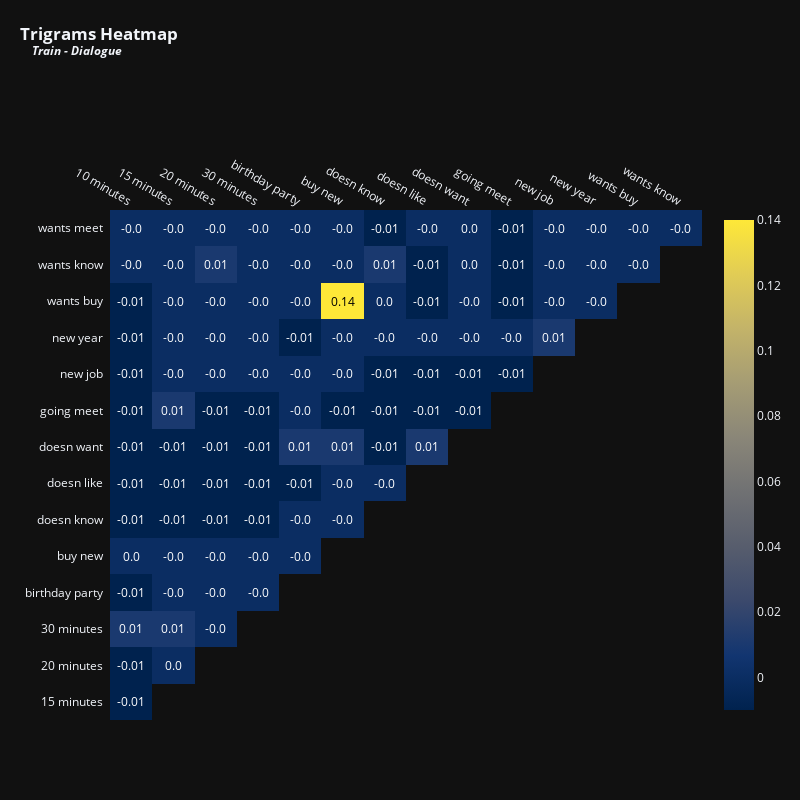

Here is the notebook cell this chart was saved with:
### Markdown cell above
The last row gives us an idea of why we see so many terms related to minutes in summaries, but not in dialogues. In dialogues, poeple may write `15min` together or even other forms of it, such as `15m`, whereas the summaries give us a patternized desciption, making it natural to be more prominent than other forms to describe time.

## Statistic with the trigrams

### Code cell
vectorizer=TfidfVectorizer(max_features=15, stop_words='english', ngram_range=(3,3))
x=vectorizer.fit_transform(train['dialogue'].fillna(''))
df_tfidfvet=pd.DataFrame(x.toarray(), columns=vectorizer.get_feature_names_out())
plot_correlation(df_tfidvect, 'Trigrams', 'Train - Dialogue', 800, 800, 12)

### Figure 1 — Plotly figure (JSON) as saved in the notebook; plotly's stock layout.template omitted (floating-point values rounded to 4 significant figures)
{"data": [{"colorscale": [[0.0, "#00224e"], [0.1111, "#123570"], [0.2222, "#3b496c"], [0.3333, "#575d6d"], [0.4444, "#707173"], [0.5556, "#8a8678"], [0.6667, "#a59c74"], [0.7778, "#c3b369"], [0.8889, "#e1cc55"], [1.0, "#fee838"]], "reversescale": false, "showscale": false, "type": "heatmap", "x": ["10 minutes", "15 minutes", "20 minutes", "30 minutes", "birthday party", "buy new", "doesn know", "doesn like", "doesn want", "going meet", "new job", "new year", "wants buy", "wants know"], "y": ["wants meet", "wants know", "wants buy", "new year", "new job", "going meet", "doesn want", "doesn like", "doesn know", "buy new", "birthday party", "30 minutes", "20 minutes", "15 minutes"], "z": [[-0.0, -0.0, -0.0, -0.0, -0.0, -0.0, -0.01, -0.0, 0.0, -0.01, -0.0, -0.0, -0.0, -0.0], [-0.0, -0.0, 0.01, -0.0, -0.0, -0.0, 0.01, -0.01, 0.0, -0.01, -0.0, -0.0, -0.0], [-0.01, -0.0, -0.0, -0.0, -0.0, 0.14, 0.0, -0.01, -0.0, -0.01, -0.0, -0.0], [-0.01, -0.0, -0.0, -0.0, -0.01, -0.0, -0.0, -0.0, -0.0, -0.0, 0.01], [-0.01, -0.0, -0.0, -0.0, -0.0, -0.0, -0.01, -0.01, -0.01, -0.01], [-0.01, 0.01, -0.01, -0.01, -0.0, -0.01, -0.01, -0.01, -0.01], [-0.01, -0.01, -0.01, -0.01, 0.01, 0.01, -0.01, 0.01], [-0.01, -0.01, -0.01, -0.01, -0.01, -0.0, -0.0], [-0.01, -0.01, -0.01, -0.01, -0.0, -0.0], [0.0, -0.0, -0.0, -0.0, -0.0], [-0.01, -0.0, -0.0, -0.0], [0.01, 0.01, -0.0], [-0.01, 0.0], [-0.01]]}, {"colorscale": [[0.0, "#00224e"], [0.1111, "#123570"], [0.2222, "#3b496c"], [0.3333, "#575d6d"], [0.4444, "#707173"], [0.5556, "#8a8678"], [0.6667, "#a59c74"], [0.7778, "#c3b369"], [0.8889, "#e1cc55"], [1.0, "#fee838"]], "showscale": true, "type": "heatmap", "visible": true, "z": [[-0.0, -0.0, -0.0, -0.0, -0.0, -0.0, -0.01, -0.0, 0.0, -0.01, -0.0, -0.0, -0.0, -0.0], [-0.0, -0.0, 0.01, -0.0, -0.0, -0.0, 0.01, -0.01, 0.0, -0.01, -0.0, -0.0, -0.0], [-0.01, -0.0, -0.0, -0.0, -0.0, 0.14, 0.0, -0.01, -0.0, -0.01, -0.0, -0.0], [-0.01, -0.0, -0.0, -0.0, -0.01, -0.0, -0.0, -0.0, -0.0, -0.0, 0.01], [-0.01, -0.0, -0.0, -0.0, -0.0, -0.0, -0.01, -0.01, -0.01, -0.01], [-0.01, 0.01, -0.01, -0.01, -0.0, -0.01, -0.01, -0.01, -0.01], [-0.01, -0.01, -0.01, -0.01, 0.01, 0.01, -0.01, 0.01], [-0.01, -0.01, -0.01, -0.01, -0.01, -0.0, -0.0], [-0.01, -0.01, -0.01, -0.01, -0.0, -0.0], [0.0, -0.0, -0.0, -0.0, -0.0], [-0.01, -0.0, -0.0, -0.0], [0.01, 0.01, -0.0], [-0.01, 0.0], [-0.01]]}], "layout": {"annotations": [{"font": {"color": "#FFFFFF", "size": 12}, "showarrow": false, "text": "-0.0", "x": "10 minutes", "xref": "x", "y": "wants meet", "yref": "y"}, {"font": {"color": "#FFFFFF", "size": 12}, "showarrow": false, "text": "-0.0", "x": "15 minutes", "xref": "x", "y": "wants meet", "yref": "y"}, {"font": {"color": "#FFFFFF", "size": 12}, "showarrow": false, "text": "-0.0", "x": "20 minutes", "xref": "x", "y": "wants meet", "yref": "y"}, {"font": {"color": "#FFFFFF", "size": 12}, "showarrow": false, "text": "-0.0", "x": "30 minutes", "xref": "x", "y": "wants meet", "yref": "y"}, {"font": {"color": "#FFFFFF", "size": 12}, "showarrow": false, "text": "-0.0", "x": "birthday party", "xref": "x", "y": "wants meet", "yref": "y"}, {"font": {"color": "#FFFFFF", "size": 12}, "showarrow": false, "text": "-0.0", "x": "buy new", "xref": "x", "y": "wants meet", "yref": "y"}, {"font": {"color": "#FFFFFF", "size": 12}, "showarrow": false, "text": "-0.01", "x": "doesn know", "xref": "x", "y": "wants meet", "yref": "y"}, {"font": {"color": "#FFFFFF", "size": 12}, "showarrow": false, "text": "-0.0", "x": "doesn like", "xref": "x", "y": "wants meet", "yref": "y"}, {"font": {"color": "#FFFFFF", "size": 12}, "showarrow": false, "text": "0.0", "x": "doesn want", "xref": "x", "y": "wants meet", "yref": "y"}, {"font": {"color": "#FFFFFF", "size": 12}, "showarrow": false, "text": "-0.01", "x": "going meet", "xref": "x", "y": "wants meet", "yref": "y"}, {"font": {"color": "#FFFFFF", "size": 12}, "showarrow": false, "text": "-0.0", "x": "new job", "xref": "x", "y": "wants meet", "yref": "y"}, {"font": {"color": "#FFFFFF", "size": 12}, "showarrow": false, "text": "-0.0", "x": "new year", "xref": "x", "y": "wants meet", "yref": "y"}, {"font": {"color": "#FFFFFF", "size": 12}, "showarrow": false, "text": "-0.0", "x": "wants buy", "xref": "x", "y": "wants meet", "yref": "y"}, {"font": {"color": "#FFFFFF", "size": 12}, "showarrow": false, "text": "-0.0", "x": "wants know", "xref": "x", "y": "wants meet", "yref": "y"}, {"font": {"color": "#FFFFFF", "size": 12}, "showarrow": false, "text": "-0.0", "x": "10 minutes", "xref": "x", "y": "wants know", "yref": "y"}, {"font": {"color": "#FFFFFF", "size": 12}, "showarrow": false, "text": "-0.0", "x": "15 minutes", "xref": "x", "y": "wants know", "yref": "y"}, {"font": {"color": "#FFFFFF", "size": 12}, "showarrow": false, "text": "0.01", "x": "20 minutes", "xref": "x", "y": "wants know", "yref": "y"}, {"font": {"color": "#FFFFFF", "size": 12}, "showarrow": false, "text": "-0.0", "x": "30 minutes", "xref": "x", "y": "wants know", "yref": "y"}, {"font": {"color": "#FFFFFF", "size": 12}, "showarrow": false, "text": "-0.0", "x": "birthday party", "xref": "x", "y": "wants know", "yref": "y"}, {"font": {"color": "#FFFFFF", "size": 12}, "showarrow": false, "text": "-0.0", "x": "buy new", "xref": "x", "y": "wants know", "yref": "y"}, {"font": {"color": "#FFFFFF", "size": 12}, "showarrow": false, "text": "0.01", "x": "doesn know", "xref": "x", "y": "wants know", "yref": "y"}, {"font": {"color": "#FFFFFF", "size": 12}, "showarrow": false, "text": "-0.01", "x": "doesn like", "xref": "x", "y": "wants know", "yref": "y"}, {"font": {"color": "#FFFFFF", "size": 12}, "showarrow": false, "text": "0.0", "x": "doesn want", "xref": "x", "y": "wants know", "yref": "y"}, {"font": {"color": "#FFFFFF", "size": 12}, "showarrow": false, "text": "-0.01", "x": "going meet", "xref": "x", "y": "wants know", "yref": "y"}, {"font": {"color": "#FFFFFF", "size": 12}, "showarrow": false, "text": "-0.0", "x": "new job", "xref": "x", "y": "wants know", "yref": "y"}, {"font": {"color": "#FFFFFF", "size": 12}, "showarrow": false, "text": "-0.0", "x": "new year", "xref": "x", "y": "wants know", "yref": "y"}, {"font": {"color": "#FFFFFF", "size": 12}, "showarrow": false, "text": "-0.0", "x": "wants buy", "xref": "x", "y": "wants know", "yref": "y"}, {"font": {"color": "#FFFFFF", "size": 12}, "showarrow": false, "text": "-0.01", "x": "10 minutes", "xref": "x", "y": "wants buy", "yref": "y"}, {"font": {"color": "#FFFFFF", "size": 12}, "showarrow": false, "text": "-0.0", "x": "15 minutes", "xref": "x", "y": "wants buy", "yref": "y"}, {"font": {"color": "#FFFFFF", "size": 12}, "showarrow": false, "text": "-0.0", "x": "20 minutes", "xref": "x", "y": "wants buy", "yref": "y"}, {"font": {"color": "#FFFFFF", "size": 12}, "showarrow": false, "text": "-0.0", "x": "30 minutes", "xref": "x", "y": "wants buy", "yref": "y"}, {"font": {"color": "#FFFFFF", "size": 12}, "showarrow": false, "text": "-0.0", "x": "birthday party", "xref": "x", "y": "wants buy", "yref": "y"}, {"font": {"color": "#000000", "size": 12}, "showarrow": false, "text": "0.14", "x": "buy new", "xref": "x", "y": "wants buy", "yref": "y"}, {"font": {"color": "#FFFFFF", "size": 12}, "showarrow": false, "text": "0.0", "x": "doesn know", "xref": "x", "y": "wants buy", "yref": "y"}, {"font": {"color": "#FFFFFF", "size": 12}, "showarrow": false, "text": "-0.01", "x": "doesn like", "xref": "x", "y": "wants buy", "yref": "y"}, {"font": {"color": "#FFFFFF", "size": 12}, "showarrow": false, "text": "-0.0", "x": "doesn want", "xref": "x", "y": "wants buy", "yref": "y"}, {"font": {"color": "#FFFFFF", "size": 12}, "showarrow": false, "text": "-0.01", "x": "going meet", "xref": "x", "y": "wants buy", "yref": "y"}, {"font": {"color": "#FFFFFF", "size": 12}, "showarrow": false, "text": "-0.0", "x": "new job", "xref": "x", "y": "wants buy", "yref": "y"}, {"font": {"color": "#FFFFFF", "size": 12}, "showarrow": false, "text": "-0.0", "x": "new year", "xref": "x", "y": "wants buy", "yref": "y"}, {"font": {"color": "#FFFFFF", "size": 12}, "showarrow": false, "text": "-0.01", "x": "10 minutes", "xref": "x", "y": "new year", "yref": "y"}, {"font": {"color": "#FFFFFF", "size": 12}, "showarrow": false, "text": "-0.0", "x": "15 minutes", "xref": "x", "y": "new year", "yref": "y"}, {"font": {"color": "#FFFFFF", "size": 12}, "showarrow": false, "text": "-0.0", "x": "20 minutes", "xref": "x", "y": "new year", "yref": "y"}, {"font": {"color": "#FFFFFF", "size": 12}, "showarrow": false, "text": "-0.0", "x": "30 minutes", "xref": "x", "y": "new year", "yref": "y"}, {"font": {"color": "#FFFFFF", "size": 12}, "showarrow": false, "text": "-0.01", "x": "birthday party", "xref": "x", "y": "new year", "yref": "y"}, {"font": {"color": "#FFFFFF", "size": 12}, "showarrow": false, "text": "-0.0", "x": "buy new", "xref": "x", "y": "new year", "yref": "y"}, {"font": {"color": "#FFFFFF", "size": 12}, "showarrow": false, "text": "-0.0", "x": "doesn know", "xref": "x", "y": "new year", "yref": "y"}, {"font": {"color": "#FFFFFF", "size": 12}, "showarrow": false, "text": "-0.0", "x": "doesn like", "xref": "x", "y": "new year", "yref": "y"}, {"font": {"color": "#FFFFFF", "size": 12}, "showarrow": false, "text": "-0.0", "x": "doesn want", "xref": "x", "y": "new year", "yref": "y"}, {"font": {"color": "#FFFFFF", "size": 12}, "showarrow": false, "text": "-0.0", "x": "going meet", "xref": "x", "y": "new year", "yref": "y"}, {"font": {"color": "#FFFFFF", "size": 12}, "showarrow": false, "text": "0.01", "x": "new job", "xref": "x", "y": "new year", "yref": "y"}, {"font": {"color": "#FFFFFF", "size": 12}, "showarrow": false, "text": "-0.01", "x": "10 minutes", "xref": "x", "y": "new job", "yref": "y"}, {"font": {"color": "#FFFFFF", "size": 12}, "showarrow": false, "text": "-0.0", "x": "15 minutes", "xref": "x", "y": "new job", "yref": "y"}, {"font": {"color": "#FFFFFF", "size": 12}, "showarrow": false, "text": "-0.0", "x": "20 minutes", "xref": "x", "y": "new job", "yref": "y"}, {"font": {"color": "#FFFFFF", "size": 12}, "showarrow": false, "text": "-0.0", "x": "30 minutes", "xref": "x", "y": "new job", "yref": "y"}, {"font": {"color": "#FFFFFF", "size": 12}, "showarrow": false, "text": "-0.0", "x": "birthday party", "xref": "x", "y": "new job", "yref": "y"}, {"font": {"color": "#FFFFFF", "size": 12}, "showarrow": false, "text": "-0.0", "x": "buy new", "xref": "x", "y": "new job", "yref": "y"}, {"font": {"color": "#FFFFFF", "size": 12}, "showarrow": false, "text": "-0.01", "x": "doesn know", "xref": "x", "y": "new job", "yref": "y"}, {"font": {"color": "#FFFFFF", "size": 12}, "showarrow": false, "text": "-0.01", "x": "doesn like", "xref": "x", "y": "new job", "yref": "y"}, {"font": {"color": "#FFFFFF", "size": 12}, "showarrow": false, "text": "-0.01", "x": "doesn want", "xref": "x", "y": "new job", "yref": "y"}, {"font": {"color": "#FFFFFF", "size": 12}, "showarrow": false, "text": "-0.01", "x": "going meet", "xref": "x", "y": "new job", "yref": "y"}, {"font": {"color": "#FFFFFF", "size": 12}, "showarrow": false, "text": "-0.01", "x": "10 minutes", "xref": "x", "y": "going meet", "yref": "y"}, {"font": {"color": "#FFFFFF", "size": 12}, "showarrow": false, "text": "0.01", "x": "15 minutes", "xref": "x", "y": "going meet", "yref": "y"}, {"font": {"color": "#FFFFFF", "size": 12}, "showarrow": false, "text": "-0.01", "x": "20 minutes", "xref": "x", "y": "going meet", "yref": "y"}, {"font": {"color": "#FFFFFF", "size": 12}, "showarrow": false, "text": "-0.01", "x": "30 minutes", "xref": "x", "y": "going meet", "yref": "y"}, {"font": {"color": "#FFFFFF", "size": 12}, "showarrow": false, "text": "-0.0", "x": "birthday party", "xref": "x", "y": "going meet", "yref": "y"}, {"font": {"color": "#FFFFFF", "size": 12}, "showarrow": false, "text": "-0.01", "x": "buy new", "xref": "x", "y": "going meet", "yref": "y"}, {"font": {"color": "#FFFFFF", "size": 12}, "showarrow": false, "text": "-0.01", "x": "doesn know", "xref": "x", "y": "going meet", "yref": "y"}, {"font": {"color": "#FFFFFF", "size": 12}, "showarrow": false, "text": "-0.01", "x": "doesn like", "xref": "x", "y": "going meet", "yref": "y"}, {"font": {"color": "#FFFFFF", "size": 12}, "showarrow": false, "text": "-0.01", "x": "doesn want", "xref": "x", "y": "going meet", "yref": "y"}, {"font": {"color": "#FFFFFF", "size": 12}, "showarrow": false, "text": "-0.01", "x": "10 minutes", "xref": "x", "y": "doesn want", "yref": "y"}, {"font": {"color": "#FFFFFF", "size": 12}, "showarrow": false, "text": "-0.01", "x": "15 minutes", "xref": "x", "y": "doesn want", "yref": "y"}, {"font": {"color": "#FFFFFF", "size": 12}, "showarrow": false, "text": "-0.01", "x": "20 minutes", "xref": "x", "y": "doesn want", "yref": "y"}, {"font": {"color": "#FFFFFF", "size": 12}, "showarrow": false, "text": "-0.01", "x": "30 minutes", "xref": "x", "y": "doesn want", "yref": "y"}, {"font": {"color": "#FFFFFF", "size": 12}, "showarrow": false, "text": "0.01", "x": "birthday party", "xref": "x", "y": "doesn want", "yref": "y"}, {"font": {"color": "#FFFFFF", "size": 12}, "showarrow": false, "text": "0.01", "x": "buy new", "xref": "x", "y": "doesn want", "yref": "y"}, {"font": {"color": "#FFFFFF", "size": 12}, "showarrow": false, "text": "-0.01", "x": "doesn know", "xref": "x", "y": "doesn want", "yref": "y"}, {"font": {"color": "#FFFFFF", "size": 12}, "showarrow": false, "text": "0.01", "x": "doesn like", "xref": "x", "y": "doesn want", "yref": "y"}, {"font": {"color": "#FFFFFF", "size": 12}, "showarrow": false, "text": "-0.01", "x": "10 minutes", "xref": "x", "y": "doesn like", "yref": "y"}, {"font": {"color": "#FFFFFF", "size": 12}, "showarrow": false, "text": "-0.01", "x": "15 minutes", "xref": "x", "y": "doesn like", "yref": "y"}, {"font": {"color": "#FFFFFF", "size": 12}, "showarrow": false, "text": "-0.01", "x": "20 minutes", "xref": "x", "y": "doesn like", "yref": "y"}, {"font": {"color": "#FFFFFF", "size": 12}, "showarrow": false, "text": "-0.01", "x": "30 minutes", "xref": "x", "y": "doesn like", "yref": "y"}, {"font": {"color": "#FFFFFF", "size": 12}, "showarrow": false, "text": "-0.01", "x": "birthday party", "xref": "x", "y": "doesn like", "yref": "y"}, {"font": {"color": "#FFFFFF", "size": 12}, "showarrow": false, "text": "-0.0", "x": "buy new", "xref": "x", "y": "doesn like", "yref": "y"}, {"font": {"color": "#FFFFFF", "size": 12}, "showarrow": false, "text": "-0.0", "x": "doesn know", "xref": "x", "y": "doesn like", "yref": "y"}, {"font": {"color": "#FFFFFF", "size": 12}, "showarrow": false, "text": "-0.01", "x": "10 minutes", "xref": "x", "y": "doesn know", "yref": "y"}, {"font": {"color": "#FFFFFF", "size": 12}, "showarrow": false, "text": "-0.01", "x": "15 minutes", "xref": "x", "y": "doesn know", "yref": "y"}, {"font": {"color": "#FFFFFF", "size": 12}, "showarrow": false, "text": "-0.01", "x": "20 minutes", "xref": "x", "y": "doesn know", "yref": "y"}, {"font": {"color": "#FFFFFF", "size": 12}, "showarrow": false, "text": "-0.01", "x": "30 minutes", "xref": "x", "y": "doesn know", "yref": "y"}, {"font": {"color": "#FFFFFF", "size": 12}, "showarrow": false, "text": "-0.0", "x": "birthday party", "xref": "x", "y": "doesn know", "yref": "y"}, {"font": {"color": "#FFFFFF", "size": 12}, "showarrow": false, "text": "-0.0", "x": "buy new", "xref": "x", "y": "doesn know", "yref": "y"}, {"font": {"color": "#FFFFFF", "size": 12}, "showarrow": false, "text": "0.0", "x": "10 minutes", "xref": "x", "y": "buy new", "yref": "y"}, {"font": {"color": "#FFFFFF", "size": 12}, "showarrow": false, "text": "-0.0", "x": "15 minutes", "xref": "x", "y": "buy new", "yref": "y"}, {"font": {"color": "#FFFFFF", "size": 12}, "showarrow": false, "text": "-0.0", "x": "20 minutes", "xref": "x", "y": "buy new", "yref": "y"}, {"font": {"color": "#FFFFFF", "size": 12}, "showarrow": false, "text": "-0.0", "x": "30 minutes", "xref": "x", "y": "buy new", "yref": "y"}, {"font": {"color": "#FFFFFF", "size": 12}, "showarrow": false, "text": "-0.0", "x": "birthday party", "xref": "x", "y": "buy new", "yref": "y"}, {"font": {"color": "#FFFFFF", "size": 12}, "showarrow": false, "text": "-0.01", "x": "10 minutes", "xref": "x", "y": "birthday party", "yref": "y"}, {"font": {"color": "#FFFFFF", "size": 12}, "showarrow": false, "text": "-0.0", "x": "15 minutes", "xref": "x", "y": "birthday party", "yref": "y"}, {"font": {"color": "#FFFFFF", "size": 12}, "showarrow": false, "text": "-0.0", "x": "20 minutes", "xref": "x", "y": "birthday party", "yref": "y"}, {"font": {"color": "#FFFFFF", "size": 12}, "showarrow": false, "text": "-0.0", "x": "30 minutes", "xref": "x", "y": "birthday party", "yref": "y"}, {"font": {"color": "#FFFFFF", "size": 12}, "showarrow": false, "text": "0.01", "x": "10 minutes", "xref": "x", "y": "30 minutes", "yref": "y"}, {"font": {"color": "#FFFFFF", "size": 12}, "showarrow": false, "text": "0.01", "x": "15 minutes", "xref": "x", "y": "30 minutes", "yref": "y"}, {"font": {"color": "#FFFFFF", "size": 12}, "showarrow": false, "text": "-0.0", "x": "20 minutes", "xref": "x", "y": "30 minutes", "yref": "y"}, {"font": {"color": "#FFFFFF", "size": 12}, "showarrow": false, "text": "-0.01", "x": "10 minutes", "xref": "x", "y": "20 minutes", "yref": "y"}, {"font": {"color": "#FFFFFF", "size": 12}, "showarrow": false, "text": "0.0", "x": "15 minutes", "xref": "x", "y": "20 minutes", "yref": "y"}, {"font": {"color": "#FFFFFF", "size": 12}, "showarrow": false, "text": "-0.01", "x": "10 minutes", "xref": "x", "y": "15 minutes", "yref": "y"}], "height": 800, "margin": {"l": 110, "t": 210}, "title": {"text": "<b>Trigrams Heatmap<br><sup>&nbsp;&nbsp;&nbsp;&nbsp;<i>Train - Dialogue</i></sup></b>", "x": 0.025, "xanchor": "left", "y": 0.95}, "width": 800, "xaxis": {"dtick": 1, "gridcolor": "rgb(0, 0, 0)", "showgrid": false, "side": "top", "ticks": ""}, "yaxis": {"autorange": "reversed", "dtick": 1, "showgrid": false, "ticks": "", "ticksuffix": "  "}}}
